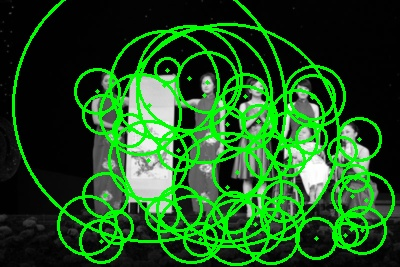

Write the Python code that produced this figure.
# -*- coding: utf-8 -*-
import cv2
import numpy
from pylab import *


# 读入图像
im = cv2.imread('ch10_P210_Reading-and-Writing-Images.png')
# 下采样
im_lowres = cv2.pyrDown(im)
# 转化为灰度图像
gray = cv2.cvtColor(im_lowres, cv2.COLOR_RGB2GRAY)
# 检测特征点
s = cv2.SURF()
mask = numpy.uint8(ones(gray.shape))
keypoints = s.detect(gray, mask)
# 显示图像及特征点
vis = cv2.cvtColor(gray, cv2.COLOR_GRAY2BGR)
for k in keypoints[::10]:
    cv2.circle(vis, (int(k.pt[0]), int(k.pt[1])), 2, (0, 255, 0), -1)
    cv2.circle(vis, (int(k.pt[0]), int(k.pt[1])), int(k.size), (0, 255, 0), 2)
cv2.imshow('local descriptors', vis)
cv2.waitKey()

cv2.imwrite('ch10_P261_Fig10-3.jpg',vis)
